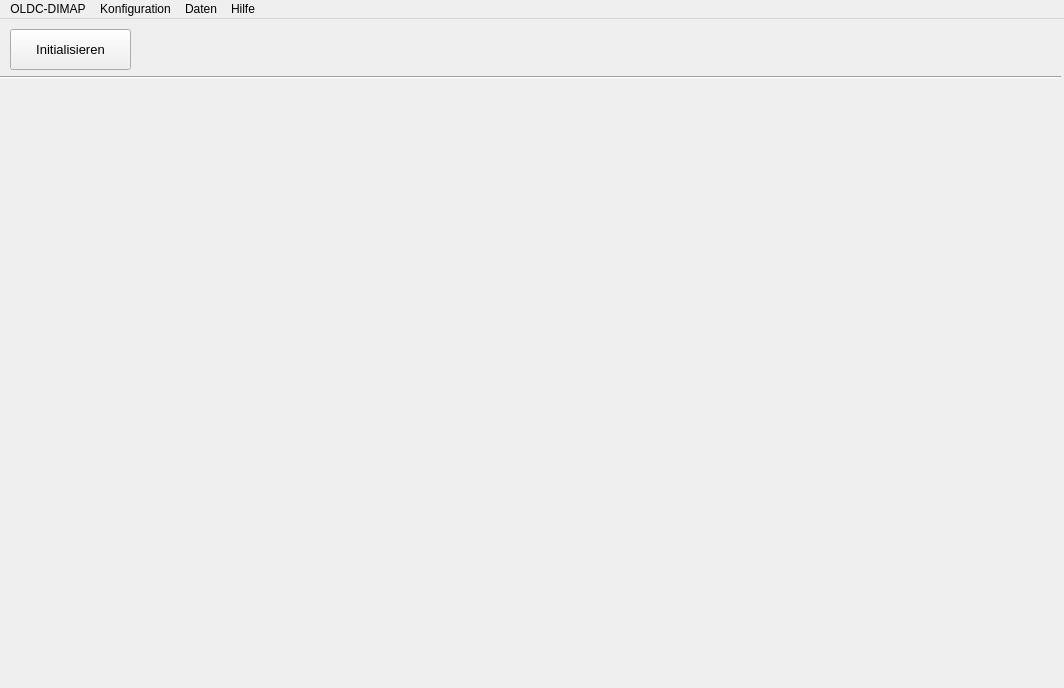
<?xml version="1.0" encoding="UTF-8"?>
<ui version="4.0">
 <class>MainWindow</class>
 <widget class="QMainWindow" name="MainWindow">
  <property name="geometry">
   <rect>
    <x>0</x>
    <y>0</y>
    <width>1064</width>
    <height>688</height>
   </rect>
  </property>
  <property name="sizePolicy">
   <sizepolicy hsizetype="Maximum" vsizetype="Fixed">
    <horstretch>0</horstretch>
    <verstretch>0</verstretch>
   </sizepolicy>
  </property>
  <property name="windowTitle">
   <string>odlc_dimap_gui</string>
  </property>
  <widget class="QWidget" name="centralWidget">
   <widget class="Line" name="line">
    <property name="geometry">
     <rect>
      <x>0</x>
      <y>50</y>
      <width>1061</width>
      <height>16</height>
     </rect>
    </property>
    <property name="sizePolicy">
     <sizepolicy hsizetype="Maximum" vsizetype="Fixed">
      <horstretch>0</horstretch>
      <verstretch>0</verstretch>
     </sizepolicy>
    </property>
    <property name="orientation">
     <enum>Qt::Horizontal</enum>
    </property>
   </widget>
   <widget class="QPushButton" name="pbMCP2210Init">
    <property name="geometry">
     <rect>
      <x>10</x>
      <y>10</y>
      <width>121</width>
      <height>41</height>
     </rect>
    </property>
    <property name="font">
     <font>
      <pointsize>10</pointsize>
     </font>
    </property>
    <property name="text">
     <string>Initialisieren</string>
    </property>
   </widget>
  </widget>
  <widget class="QMenuBar" name="menuBar">
   <property name="geometry">
    <rect>
     <x>0</x>
     <y>0</y>
     <width>1064</width>
     <height>21</height>
    </rect>
   </property>
   <widget class="QMenu" name="menuOLDC_DIMAP">
    <property name="title">
     <string>OLDC-DIMAP</string>
    </property>
    <addaction name="actionMenuInfo"/>
    <addaction name="separator"/>
    <addaction name="actionMenuEnde"/>
   </widget>
   <widget class="QMenu" name="menuKonfiguration">
    <property name="title">
     <string>Konfiguration</string>
    </property>
    <addaction name="actionSystem"/>
    <addaction name="actionLaserdioden"/>
   </widget>
   <widget class="QMenu" name="menuDaten">
    <property name="title">
     <string>Daten</string>
    </property>
    <addaction name="actionProzessdaten_Log"/>
    <addaction name="actionSystemlog"/>
    <addaction name="separator"/>
    <addaction name="actionProzessdaten_speichern"/>
    <addaction name="actionSystemlog_exportieren"/>
   </widget>
   <widget class="QMenu" name="menuHilfe">
    <property name="title">
     <string>Hilfe</string>
    </property>
    <addaction name="actionDokumentation"/>
   </widget>
   <addaction name="menuOLDC_DIMAP"/>
   <addaction name="menuKonfiguration"/>
   <addaction name="menuDaten"/>
   <addaction name="menuHilfe"/>
  </widget>
  <widget class="QStatusBar" name="statusBar">
   <property name="minimumSize">
    <size>
     <width>0</width>
     <height>20</height>
    </size>
   </property>
   <property name="sizeGripEnabled">
    <bool>false</bool>
   </property>
  </widget>
  <action name="actionMenuInfo">
   <property name="text">
    <string>Info</string>
   </property>
   <property name="shortcut">
    <string>Ctrl+I</string>
   </property>
  </action>
  <action name="actionEnde">
   <property name="text">
    <string>Ende</string>
   </property>
  </action>
  <action name="actionMenuEnde">
   <property name="text">
    <string>Ende</string>
   </property>
   <property name="shortcut">
    <string>Ctrl+Q</string>
   </property>
  </action>
  <action name="actionProzessdaten_Log">
   <property name="text">
    <string>Prozessdaten-Log</string>
   </property>
  </action>
  <action name="actionSystemlog">
   <property name="text">
    <string>Systemlog</string>
   </property>
  </action>
  <action name="actionDokumentation">
   <property name="text">
    <string>Dokumentation</string>
   </property>
  </action>
  <action name="actionSystem">
   <property name="text">
    <string>System</string>
   </property>
  </action>
  <action name="actionLaserdioden">
   <property name="text">
    <string>Laserdioden</string>
   </property>
  </action>
  <action name="actionProzessdaten_speichern">
   <property name="text">
    <string>Prozessdaten speichern...</string>
   </property>
   <property name="shortcut">
    <string>Ctrl+S</string>
   </property>
  </action>
  <action name="actionSystemlog_exportieren">
   <property name="text">
    <string>Systemlog exportieren...</string>
   </property>
  </action>
 </widget>
 <layoutdefault spacing="6" margin="11"/>
 <resources/>
 <connections>
  <connection>
   <sender>actionMenuInfo</sender>
   <signal>triggered()</signal>
   <receiver>MainWindow</receiver>
   <slot>MenuInfoClicked()</slot>
   <hints>
    <hint type="sourcelabel">
     <x>-1</x>
     <y>-1</y>
    </hint>
    <hint type="destinationlabel">
     <x>531</x>
     <y>343</y>
    </hint>
   </hints>
  </connection>
  <connection>
   <sender>actionMenuEnde</sender>
   <signal>triggered()</signal>
   <receiver>MainWindow</receiver>
   <slot>close()</slot>
   <hints>
    <hint type="sourcelabel">
     <x>-1</x>
     <y>-1</y>
    </hint>
    <hint type="destinationlabel">
     <x>531</x>
     <y>343</y>
    </hint>
   </hints>
  </connection>
  <connection>
   <sender>actionSystemlog</sender>
   <signal>triggered()</signal>
   <receiver>MainWindow</receiver>
   <slot>MenuSystemLogClicked()</slot>
   <hints>
    <hint type="sourcelabel">
     <x>-1</x>
     <y>-1</y>
    </hint>
    <hint type="destinationlabel">
     <x>531</x>
     <y>343</y>
    </hint>
   </hints>
  </connection>
  <connection>
   <sender>pbMCP2210Init</sender>
   <signal>clicked()</signal>
   <receiver>MainWindow</receiver>
   <slot>ButtonInitialisierenClicked()</slot>
   <hints>
    <hint type="sourcelabel">
     <x>70</x>
     <y>51</y>
    </hint>
    <hint type="destinationlabel">
     <x>531</x>
     <y>343</y>
    </hint>
   </hints>
  </connection>
 </connections>
 <slots>
  <slot>MenuInfoClicked()</slot>
  <slot>MenuEndeClicked()</slot>
  <slot>MenuSystemLogClicked()</slot>
  <slot>ButtonInitialisierenClicked()</slot>
 </slots>
</ui>
